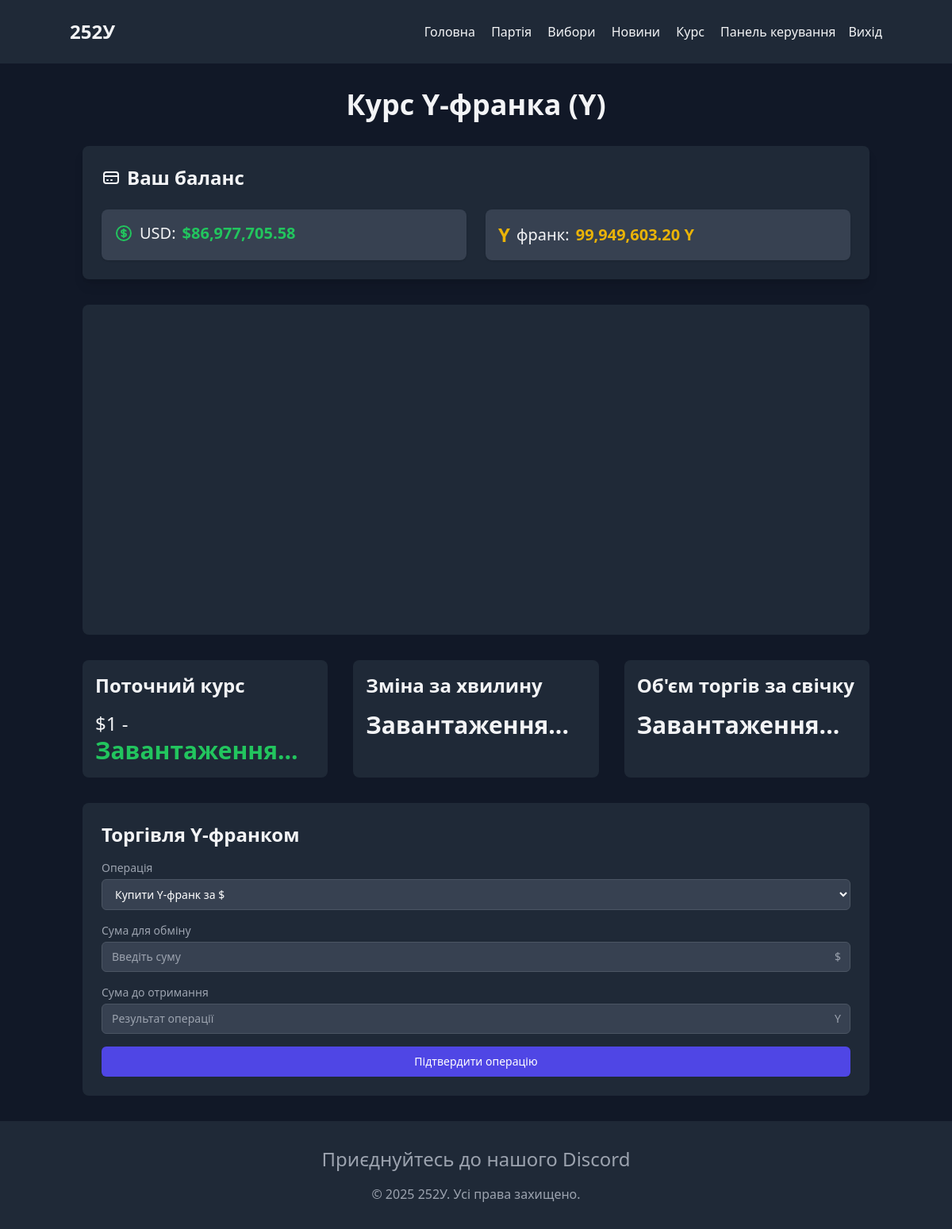
/currency.php (signed in), run on an earlier commit of the app's database.
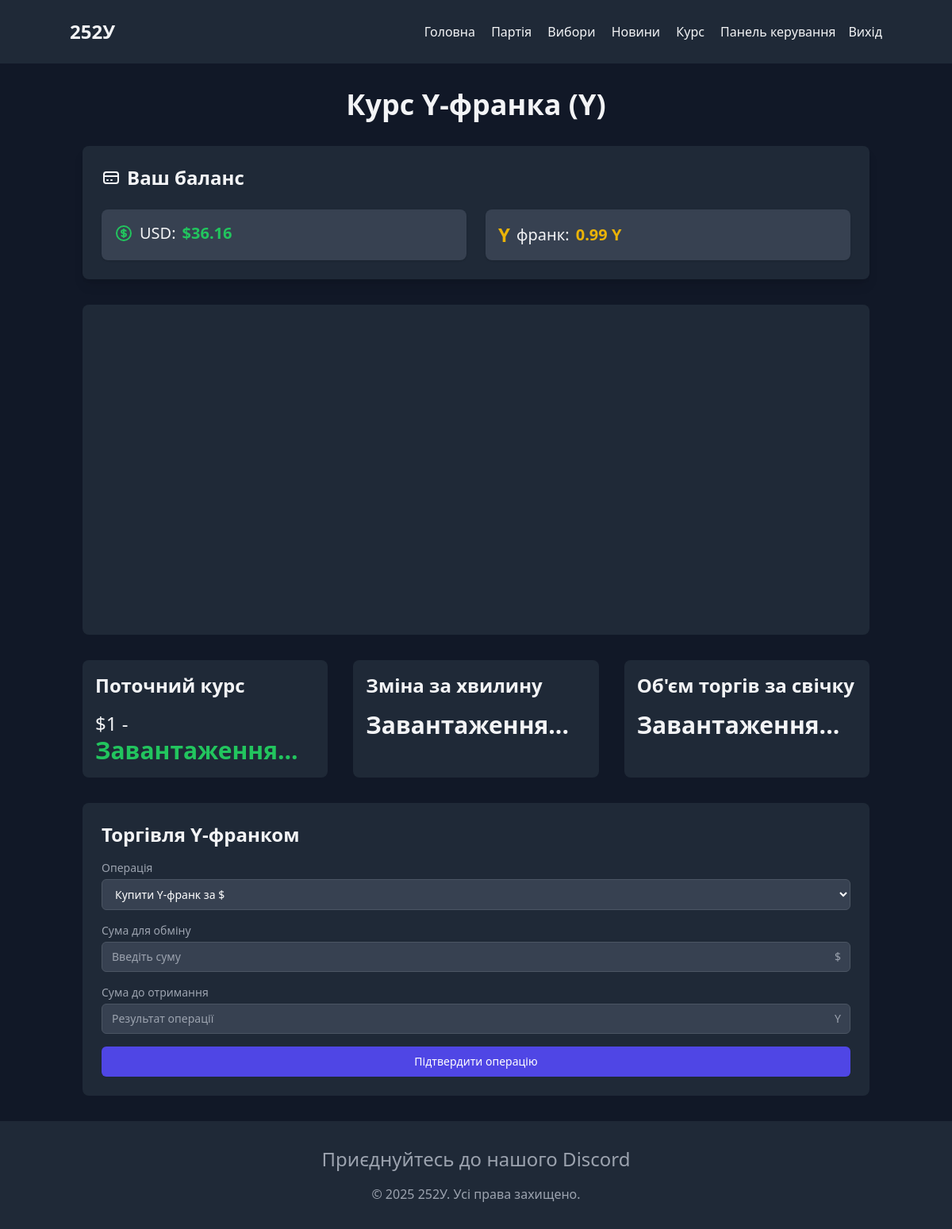
And on a later commit of the database.
### tables this page shows
CREATE TABLE `users` (
  `id` int(11) NOT NULL,
  `username` varchar(50) NOT NULL,
  `password` varchar(255) NOT NULL,
  `email` varchar(100) NOT NULL,
  `balance_usd` decimal(10,8) DEFAULT 0.00000000,
  `balance_y` decimal(10,8) DEFAULT 0.00000000,
  `created_at` timestamp NOT NULL DEFAULT current_timestamp(),
  `updated_at` timestamp NOT NULL DEFAULT current_timestamp() ON UPDATE current_timestamp(),
  `last_reward_claim` datetime DEFAULT NULL
);

### src/currency.php (the view, shortened to what the changed rows need)
<?php
require_once 'config/db.php';
$isAuthorized = isset($_SESSION['user_id']);
$userBalance = null;
if ($isAuthorized) {
    $stmt = $pdo->prepare("SELECT balance_usd, balance_y FROM users WHERE id = ?");
    $stmt->execute([$_SESSION['user_id']]);
    $userBalance = $stmt->fetch(PDO::FETCH_ASSOC);
}
?>
<!DOCTYPE html>
<html lang="uk">
<head>
    <script src="https://cdn.tailwindcss.com"></script>
</head>
<body class="bg-gray-900 text-gray-100 min-h-screen flex flex-col">
    <?php include 'assets/navbar.php';?>
    <main class="flex-grow container mx-auto px-4 py-8">
        <h1 class="text-4xl font-bold mb-8 text-center">Курс Y-франка (Y)</h1>
        <?php if ($isAuthorized && $userBalance): ?>
        <div class="bg-gray-800 rounded-lg p-6 mb-8 shadow-lg">
            <h2 class="text-2xl font-bold mb-6 flex items-center">
                <svg class="w-6 h-6 mr-2" fill="none" stroke="currentColor" viewBox="0 0 24 24" xmlns="http://www.w3.org/2000/svg">
                    <path stroke-linecap="round" stroke-linejoin="round" stroke-width="2" d="M3 10h18M7 15h1m4 0h1m-7 4h12a3 3 0 003-3V8a3 3 0 00-3-3H6a3 3 0 00-3 3v8a3 3 0 003 3z"></path>
                </svg>
                Ваш баланс
            </h2>
            <div class="grid grid-cols-1 md:grid-cols-2 gap-6">
                <div class="bg-gray-700 p-4 rounded-lg shadow">
                    <p class="text-xl flex items-center">
                        USD: <span class="font-bold text-green-500 ml-2">$<?php echo number_format($userBalance['balance_usd'], 2); ?></span>
                    </p>
                </div>
                <div class="bg-gray-700 p-4 rounded-lg shadow">
                    <p class="text-xl flex items-center">
                        <span class="text-yellow-500 text-2xl font-bold mr-2">Y</span>
                        франк: <span class="font-bold text-yellow-500 ml-2"><?php echo number_format($userBalance['balance_y'], 2); ?> Y</span>
                    </p>
                </div>
            </div>
        </div>
        <?php endif; ?>
        <div class="grid grid-cols-1 md:grid-cols-3 gap-8">
            <div class="bg-gray-800 rounded-lg p-4">
                <h2 class="text-2xl font-bold mb-4">Поточний курс</h2>
            </div>
            <div class="bg-gray-800 rounded-lg p-4">
                <h2 class="text-2xl font-bold mb-4">Зміна за хвилину</h2>
            </div>
            <div class="bg-gray-800 rounded-lg p-4">
                <h2 class="text-2xl font-bold mb-4">Об'єм торгів за свічку</h2>
            </div>
        </div>
        <?php if ($isAuthorized): ?>
            <div class="mt-8 bg-gray-800 rounded-lg p-6">
                <h2 class="text-2xl font-bold mb-4">Торгівля Y-франком</h2>
            </div>
        <?php endif; ?>
    </main>
</body>
</html>

What changed in the data, as far as the page shows it:
changed users: balance_usd "86,977,705.58" → "36.16"; balance_y "99,949,603.20" → "0.99"
